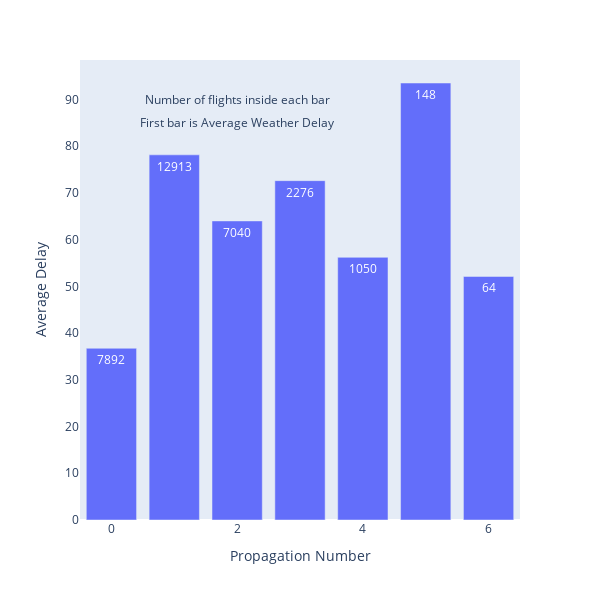

Notebook code for this chart:
### Code cell
fig = px.bar(data_frame= dfw_Dest_cnts, x= 'Propagation Number', y= 'Average Delay', text= 'Flights', height = 600, width = 600)
fig.add_annotation(x=2, y=90, text= "Number of flights inside each bar", showarrow=False)
fig.add_annotation(x=2, y=85, text= "First bar is Average Weather Delay", showarrow=False)
fig.update_yaxes(showgrid=False)
fig.write_html(basepath + "Code/VisualWork/Avg_DelMinsPerLeg.html")
fig.write_image(basepath + "Code/VisualWork/Avg_DelMinsPerLeg.png")
fig

### Figure 1 — Plotly figure (JSON) as saved in the notebook; plotly's stock layout.template omitted (floating-point values rounded to 4 significant figures)
{"data": [{"alignmentgroup": "True", "hovertemplate": "Propagation Number=%{x}<br>Average Delay=%{y}<br>Flights=%{text}<extra></extra>", "legendgroup": "", "marker": {"color": "#636efa", "pattern": {"shape": ""}}, "name": "", "offsetgroup": "", "orientation": "v", "showlegend": false, "text": [7892, 12913, 7040, 2276, 1050, 148, 64], "textposition": "auto", "type": "bar", "x": [0, 1, 2, 3, 4, 5, 6], "xaxis": "x", "y": [36.74, 78.13, 63.99, 72.61, 56.2, 93.5, 52.11], "yaxis": "y"}], "layout": {"annotations": [{"showarrow": false, "text": "Number of flights inside each bar", "x": 2, "y": 90}, {"showarrow": false, "text": "First bar is Average Weather Delay", "x": 2, "y": 85}], "barmode": "relative", "height": 600, "legend": {"tracegroupgap": 0}, "margin": {"t": 60}, "width": 600, "xaxis": {"anchor": "y", "domain": [0, 1], "title": {"text": "Propagation Number"}}, "yaxis": {"anchor": "x", "domain": [0, 1], "showgrid": false, "title": {"text": "Average Delay"}}}}
